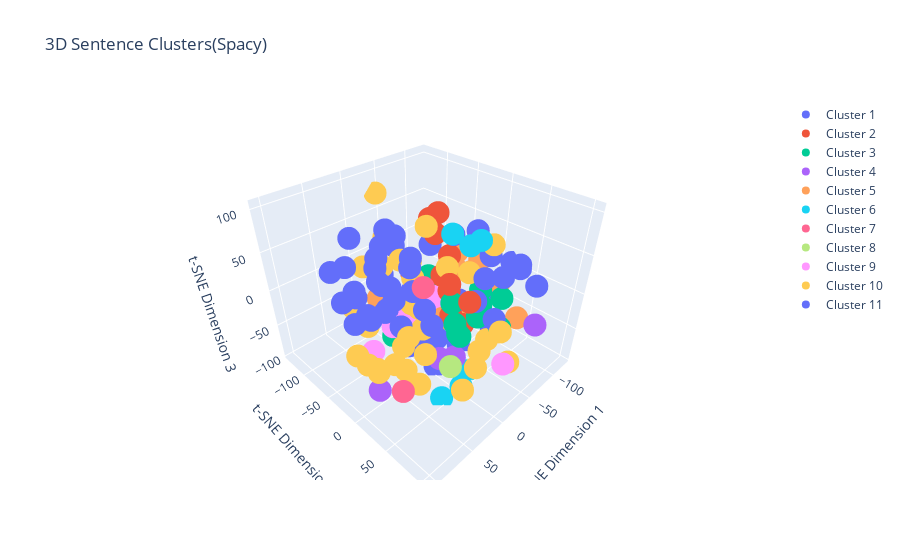

The notebook cell this image was saved under:
### Code cell
# Perform t-SNE dimensionality reduction for 3D visualization
perplexity_value = min(30, len(sentence_vectors_spacy) - 1)
tsne_3d = TSNE(n_components=3,perplexity=perplexity_value, random_state=0)
reduced_vectors_3d = tsne_3d.fit_transform(sentence_vectors_spacy)

fig = go.Figure()

for i in range(num_clusters):
    indices = labels_spacy == i
    fig.add_trace(go.Scatter3d(
        x=reduced_vectors_3d[indices, 0],
        y=reduced_vectors_3d[indices, 1],
        z=reduced_vectors_3d[indices, 2],
        mode='markers',
        name=f'Cluster {i+1}'
    ))

fig.update_layout(title='3D Sentence Clusters(Spacy)',
                  scene=dict(xaxis_title='t-SNE Dimension 1',
                             yaxis_title='t-SNE Dimension 2',
                             zaxis_title='t-SNE Dimension 3'))
fig.show()
